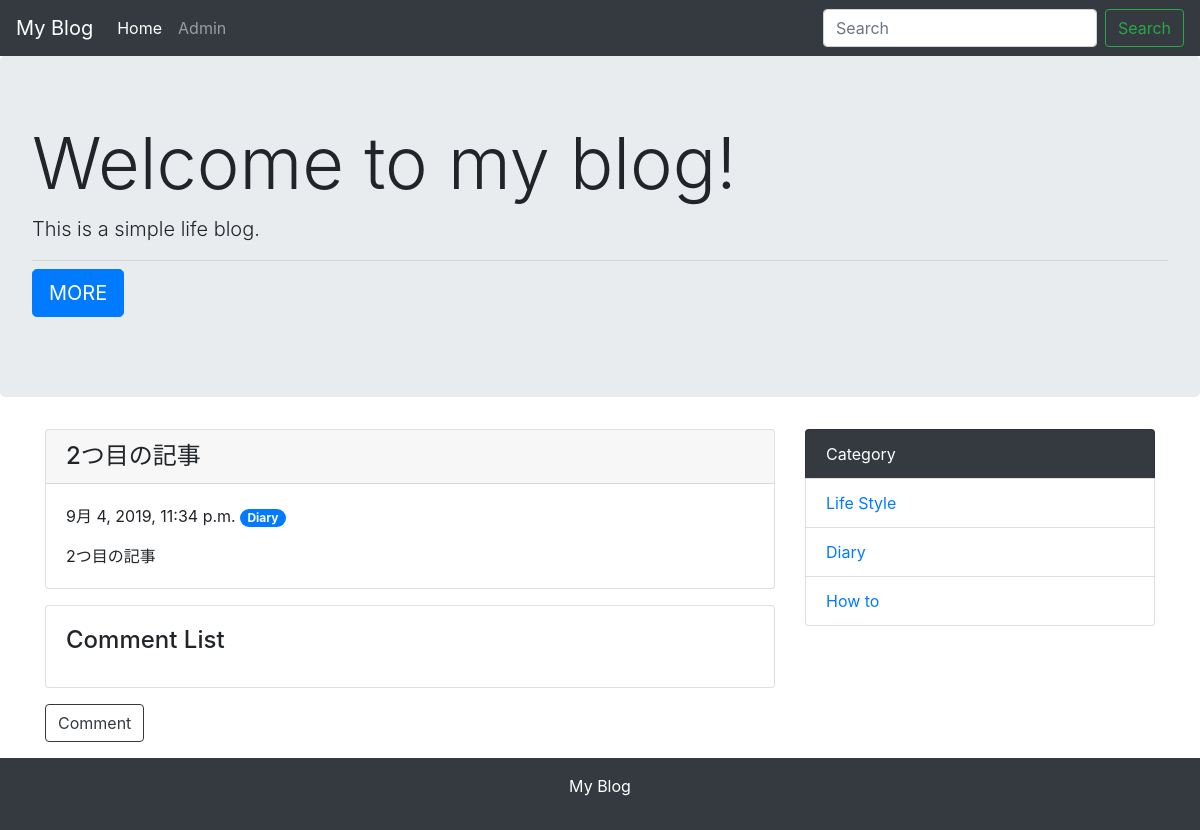
The page /detail/2 (signed in) on the database its author committed.
### blog/models.py (models this page shows, shortened)
class Post(models.Model):
    title = models.CharField('タイトル', max_length=150)
    text = models.TextField('本文')
    created_at = models.DateTimeField('作成日', default=timezone.now)
    category = models.ForeignKey(
        Category, verbose_name='カテゴリ', on_delete=models.PROTECT
    )

class Category(models.Model):
    name = models.CharField('カテゴリ名', max_length=150)
    def __str__(self):
        return self.name

### blog/views.py (the view)
# urls.py: path('detail/<int:pk>', views.DetailView.as_view(), name='detail'),
class DetailView(generic.DetailView):
    model = Post

### blog/context_processors.py (called while the page is built)
def common(request):
    context = {
        'category_list':Category.objects.all(),
    }
    return context

### blog/templates/blog/post_detail.html (shortened to what this page needs)
{% extends 'blog/base.html' %}
{% block content %}
    <div class="card mb-3">
     <h4 class="card-header bg-gray">{{ post.title }}</h4>
      <div class="card-body">
        <p>{{ post.created_at }} <span class="badge badge-pill badge-primary">{{ post.category }}</span></p>
        {{ post.text | linebreaksbr | urlize }}
      </div>
    </div>
    <div class="card mb-3">
      <div class="card-body">
        <h4 class="card-title">Comment List</h4>
      </div>
    </div>
    <a class = "btn btn-outline-dark mb-3" href="{% url 'blog:comment' post.pk %}">Comment</a>
{% endblock %}

### blog/templates/blog/base.html (shortened to what this page needs)
<!doctype html>
<html lang="ja">
  <head>
    <link rel="stylesheet" href="https://maxcdn.bootstrapcdn.com/bootstrap/4.0.0-beta.2/css/bootstrap.min.css">
  </head>
  <body>
  <nav class="navbar navbar-expand-lg navbar-dark bg-dark">
  <a class="navbar-brand" href="{% url 'blog:index' %}">My Blog</a>
  <div class="collapse navbar-collapse" id="navbarSupportedContent">
    <ul class="navbar-nav mr-auto">
      <li class="nav-item active">
        <a class="nav-link" href="{% url 'blog:index' %}">Home <span class="sr-only">(current)</span></a>
      </li>
        {% if user.is_superuser %}
      <li class="nav-item">
        <a class="nav-link" href="{% url 'admin:index' %}">Admin</a>
      </li>
        {% endif %}
    </ul>
    <form class="form-inline my-2 my-lg-0" method="GET" action="{% url 'blog:index' %}">
      <input class="form-control mr-sm-2" type="text" placeholder="Search" aria-label="Search" name="keyword">
      <button class="btn btn-outline-success my-2 my-sm-0" type="submit">Search</button>
    </form>
  </div>
</nav>
<div class="jumbotron">
  <h1 class="display-3">Welcome to my blog!</h1>
  <p class="lead">This is a simple life blog.</p>
  <hr class="my-2">
  <p class="lead">
    <a class="btn btn-primary btn-lg" href="#!" role="button">MORE</a>
  </p>
</div>
  <div class="container">
      <div class="row">
          <div class="col-md-8">
                    {% block content %}
                    {% endblock %}
          </div>
          <div class="col-md-4">
            <ul class="list-group mb-3">
              <li class="list-group-item bg-dark text-white">Category</li>
              {% for category in category_list %}
                  <li class="list-group-item"><a href="{% url 'blog:category' category.pk %}">{{ category }}</a></li>
              {% endfor %}
            </ul>
          </div>
      </div>
  </div>
    <footer class="bg-dark text-white text-center py-3">
        <p>My Blog</p>
    </footer>
  </body>
</html>

### rows shown on the page
Post: title "2つ目の記事", created_at "9月 4, 2019, 11:34 p.m.", category "Diary", text "2つ目の記事"
Category: name "Life Style"
Category: name "Diary"
Category: name "How to"
